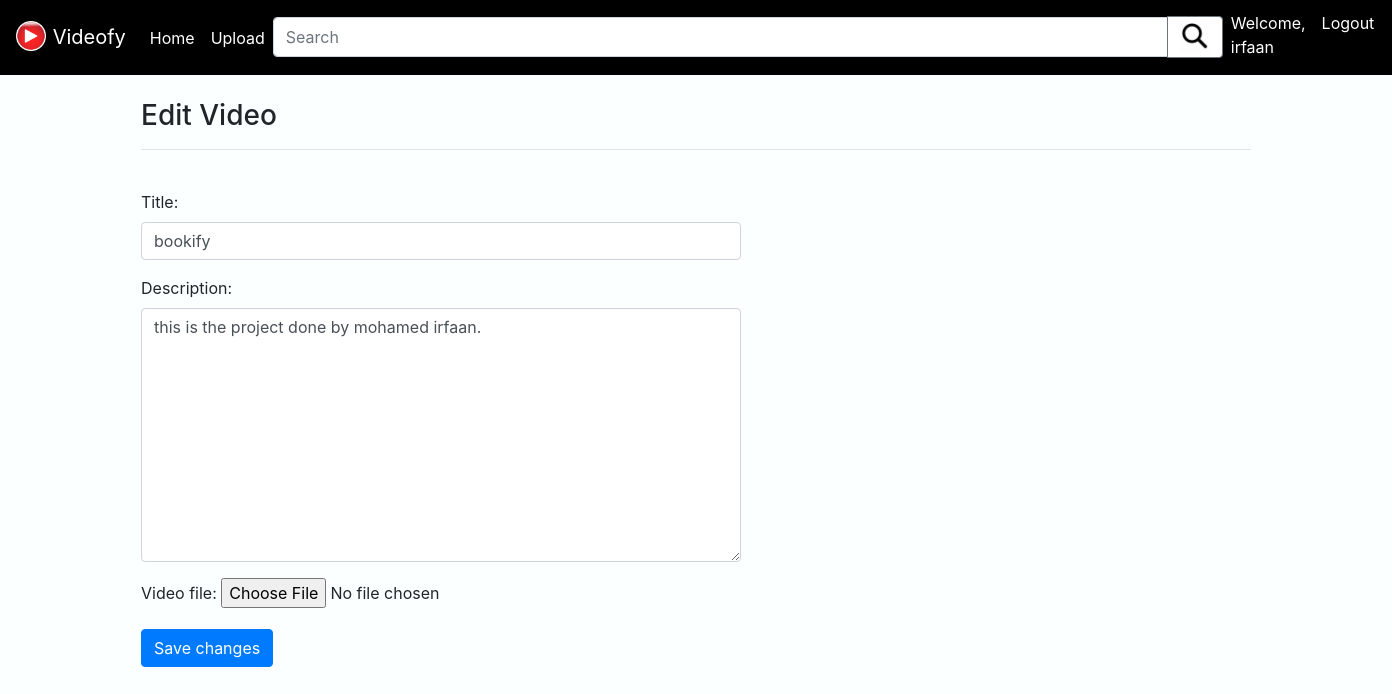
Page /edit/28/ (signed in) on the committed database.
### videos/models.py (models this page shows, shortened)
class Video(models.Model):
    title = models.CharField(max_length=200)
    description = models.TextField()
    video_file = models.FileField(upload_to='Videos/', blank=True, null=True)
    uploaded_by = models.ForeignKey(User, on_delete=models.CASCADE)
    uploaded_at = models.DateTimeField(auto_now_add=True)

### videos/views.py (the view)
# urls.py: path('edit/<int:id>/', views.edit_video, name='edit_video'),
@login_required
def edit_video(request, id):
    video = get_object_or_404(Video, id=id)
    if request.user == video.uploaded_by:
        if request.method == 'POST':
            form = VideoForm(request.POST, instance=video)
            if form.is_valid():
                form.save()
                return redirect('video_list')  # Redirect to the video list after saving
        else:
            form = VideoForm(instance=video)
        return render(request, 'edit_video.html', {'form': form, 'video': video})
    else:
        return redirect('video_list')  # Redirect to video list if the user is not the uploader

### videos/forms.py
class VideoForm(forms.ModelForm):
    class Meta:
        model = Video
        fields = ('title', 'description', 'video_file')
        widgets = {
            'title': forms.TextInput(attrs={'class': 'form-control', 'style': 'max-width: 600px;'}),
            'description': forms.Textarea(attrs={'class': 'form-control', 'style': 'max-width: 600px;'}),
            'video_file': forms.FileInput(),
        }

### templates/edit_video.html (shortened to what this page needs)
{% extends 'base.html' %}
{% block content %}
<br/>
  <h3>Edit Video</h3><hr><br/>
  <form method="post">
    {{ form.as_p }}
    <button type="submit" class="btn btn-primary">Save changes</button>
  </form>
{% endblock %}

### templates/base.html (shortened to what this page needs)
{% load static %}
<!DOCTYPE html>
<html lang="en">
<head>
    <link href="https://maxcdn.bootstrapcdn.com/bootstrap/4.5.2/css/bootstrap.min.css" rel="stylesheet">
</head>
<body style="background-color: rgb(251, 255, 255);">
    {% load static %}
    <nav class="navbar navbar-expand-lg " style="background-color: black;">
        <a href="{% url 'video_list' %}" class="navbar-brand" style="text-decoration: none; color: #ffffff;">
            <img src="{% static 'images/video-3.png' %}" style="height: 35px; width: 30px; object-fit: contain; display: inline-block; margin-right: 1px;margin-top:-5px;background-color: black;" alt="Videofy Logo">
            Videofy
        </a>
        <div class="collapse navbar-collapse" id="navbarNav">
            <ul class="navbar-nav mr-auto">
                <li class="nav-item">
                    <a class="nav-link" style="text-decoration: none; color: #ffffff;" href="{% url 'video_list' %}">Home</a>
                </li>
                <li class="nav-item">
                    <a class="nav-link" style="text-decoration: none; color: #ffffff;" href="{% url 'upload_video' %}">Upload</a>
                </li>
            </ul>
            <form class="form-inline my-1 my-lg-0" method="get" action="{% url 'video_list' %}">
                <div class="input-group" style="width: 950px;">
                    <input class="form-control  border-2" type="search" placeholder="Search" aria-label="Search" name="q" style="height:40px;margin-top: -1px;">
                    <div class="input-group-append">
                        <button class="btn btn-outline-secondary border-2" type="submit" style="background-color: #ffffff; height: 42px;margin-top: -2px;">
                            <img src="{% static 'images/icon-4.png' %}" style="height: 30px; width: 30px; object-fit: cover; display: block;align-items: center;align-content: center; background-color: #ffffff; padding: 0px;margin-top: -1px;color: aliceblue;" alt="icon">
                        </button>
                    </div>
                </div>
            </form>
            <ul class="navbar-nav ml-auto">
                {% if user.is_authenticated %}
                    <li class="nav-item">
                        <a class="nav-link"  style="text-decoration: none; color: #ffffff;margin-top:-5px;" href="#">Welcome, {{ user.username }}</a>
                    </li>
                    <li class="nav-item">
                        <a class="nav-link" style="text-decoration: none; color: #ffffff;margin-top: -5px;" href="{% url 'logout' %}">Logout</a>
                    </li>
                {% endif %}
            </ul>
        </div>
    </nav>
    <div class="container">
        {% block content %}{% endblock %}
    </div>
</body>
</html>

### rows in the picture
Video: title "bookify", description "this is the project done by mohamed irfaan."

### other values in the picture
{{ user.username }} "irfaan"
